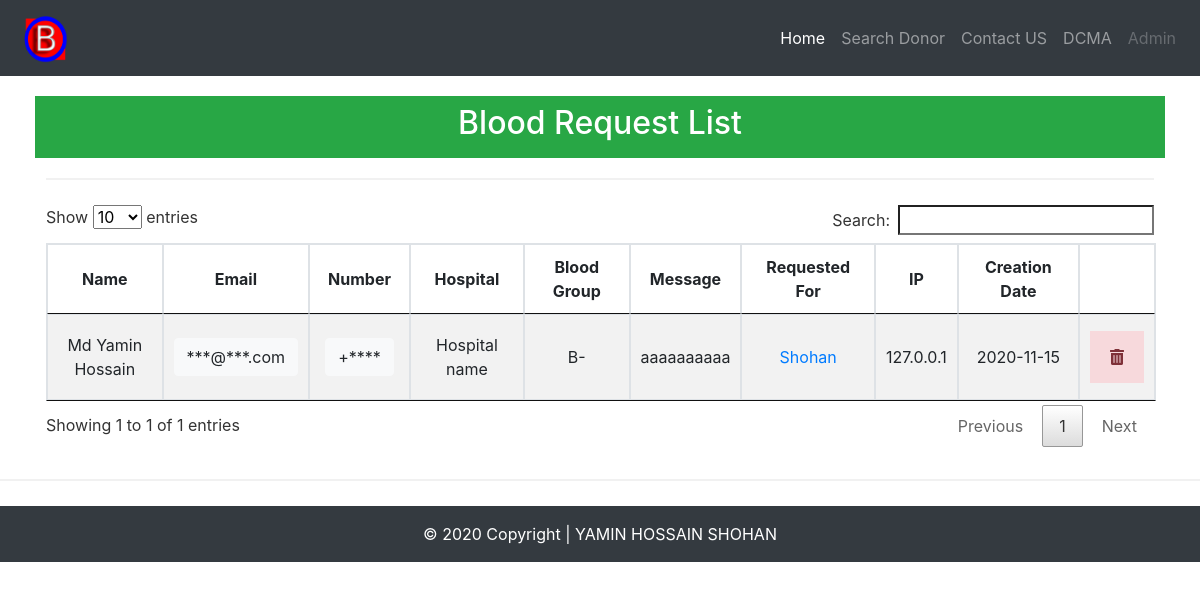
/request (signed in), run on the app's committed database.
### tables this page shows
CREATE TABLE users (id INTEGER PRIMARY KEY AUTOINCREMENT, name TEXT, email TEXT, number TEXT, blood_group TEXT, age TEXT, donar_type TEXT, gender TEXT, street TEXT, area TEXT, city TEXT, district TEXT, date TEXT, ip TEXT, status INT);

CREATE TABLE request (rid INTEGER PRIMARY KEY AUTOINCREMENT, request_id INTEGER, r_name TEXT, r_email TEXT, r_phone TEXT, hospital TEXT, message TEXT, rip TEXT, rdate TEXT);

### app.py (the view)
@app.route('/request',methods=['GET', 'POST'])
def request_users():
 if request.method == "GET":
    with sqlite3.connect("needyamin.db") as con:
        try:
            con.row_factory = sqlite3.Row
            cur = con.cursor()
            cur.execute("select * from request inner join users ON request.request_id = users.id")
            rows = cur.fetchall()
            session["user"]
            username = session["user"]
            if len(username)>0:
                return render_template("request.html",rows = rows)
        except:
                    return redirect("login")

### templates/request.html (shortened to what this page needs)
{% extends "base.html" %}
{% block content %}
<link rel="stylesheet" href="{{ url_for('static',filename='stylesheet/style.css')}}">
<div class="container">
  <div class="row">
    <div class="col">
<div class="container p-1">
<div class="row justify-content-center p-2 bg-success text-white">
    <h2> Blood Request List</h2></div> </div>
      <hr>
<table id="needyamin_data" class="table-sm table-striped table-bordered" style="text-align: center;">
        <thead>
            <tr>
                <th>Name</th>
                <th>Email</th>
                <th>Number</th>
                <th>Hospital</th>
                <th>Blood Group</th>
                <th>Message</th>
                <th>Requested For</th>
                <th>IP</th>
                <th>Creation Date</th>
                <th> </th>
            </tr>
        </thead>
        <tbody>
         {% for row in rows %}
              <tr>
                <td>{{row["r_name"]}}</td>
                <td>
                  <div class="btn btn-light" data-toggle="collapse" data-target="#email{{row['rid']}}" title="Click for View Email">***@***.com</div>
                </td>
                <td>
 <div class="btn btn-light" data-toggle="collapse" data-target="#phone{{row['rid']}}" title="Click for View Number">+****</div>
</td>
                <td>{{row["hospital"]}}</td>
                <td> {{row["blood_group"]}}</td>
                <td>
                  {{row['message']}}
                </td>
                <td> <a href="/user/{{row['id']}}">{{row["name"]}}</a>
                </td>
                <td>{{row["rip"]}} </td>
                <td>{{row["rdate"]}}</td>
                <td>
      <div class="row">
    <div class="col-sm">
      <form action="request_del" method="POST">
     <button type="submit" name="submit" value="Delete" class="alert-danger">
     <i class="fas fa-trash-alt"></i></button>
    </form>
    </div>
  </div>
    </td>
            </tr>
           {% endfor %}
        </tbody>
    </table>
    </div> </div></div>
    {% endblock %}

### static/stylesheet/style.css (style rules this page uses)
* { box-sizing: border-box }
button { background-color: #4CAF50; color: white; padding: 14px 20px; margin: 8px 0; border: none; cursor: pointer; width: 100%; opacity: 0.9; }
.container { padding: 16px; text-align: center; }
hr { border: 1px solid #f1f1f1; margin-bottom: 25px; }

### data on the page
users: r_name "Md Yamin Hossain", hospital "Hospital name", blood_group "B-", message "aaaaaaaaaa", name "Shohan", rip "127.0.0.1", rdate "2020-11-15"
